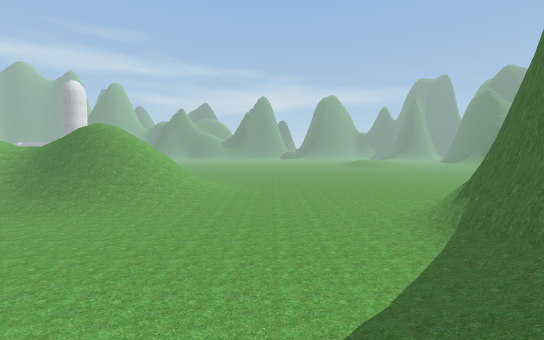
View 1 (above)

22 first-person views from a walk through a 3-D level made in the Unity game engine. The camera is 1.2 m above the floor, tilts 4° down and sees 90° across. The floor is counted in squares, 2 m on a side. Each view is taken from the middle of a square. On the plan, view 1 faces up. The plan holds only what a view shows up to about 9 squares ahead; the rest is blank. The place goes on beyond the plan. Some surface patterns are stand-ins.

View 2
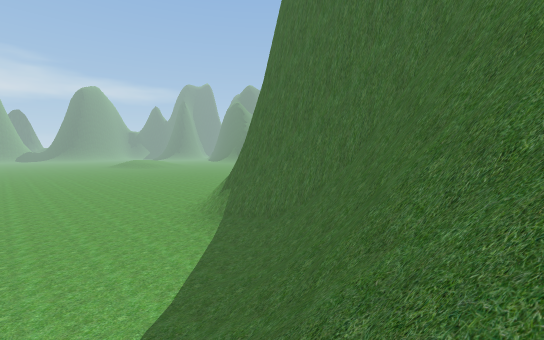

View 3
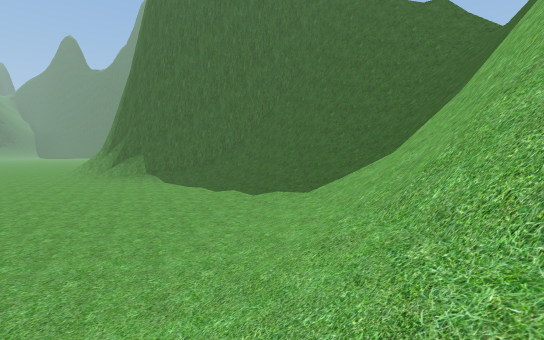

View 4
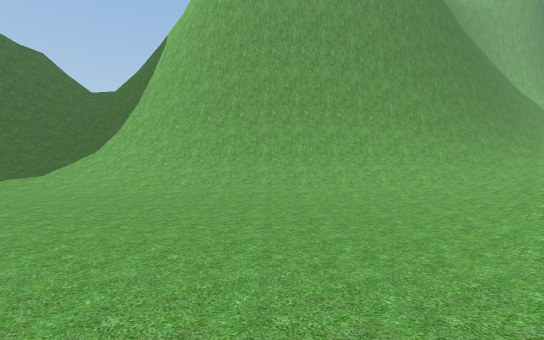

View 5
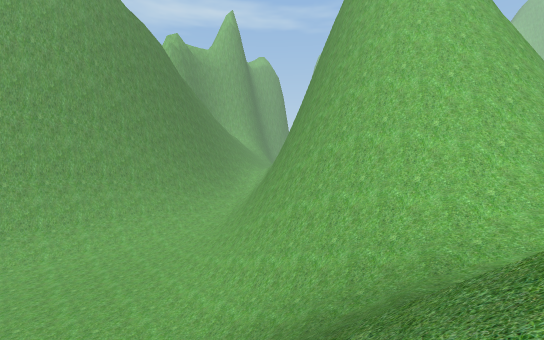

View 6
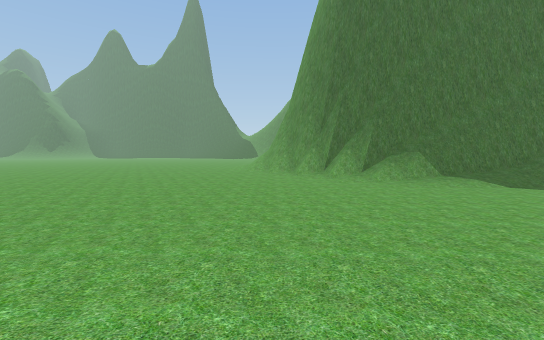

View 7
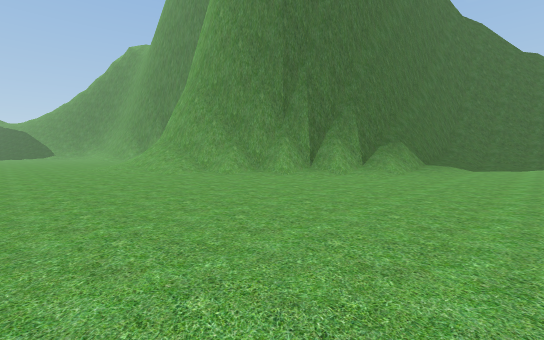

View 8
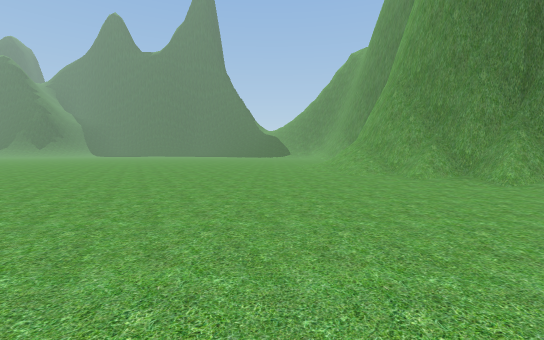

View 9
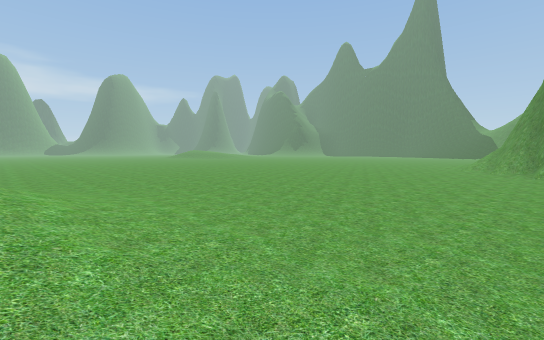

View 10
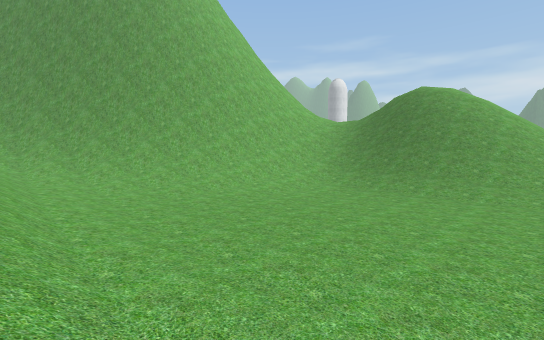

View 11
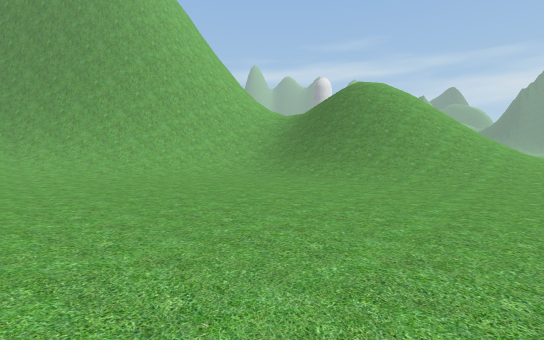

View 12
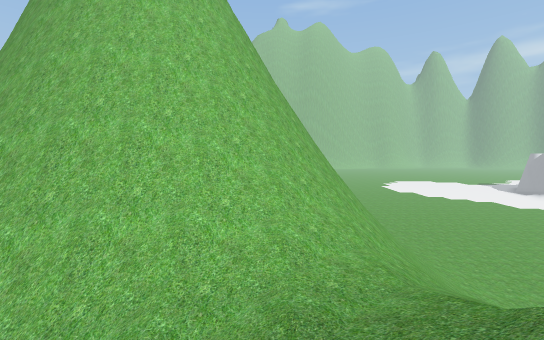

View 13
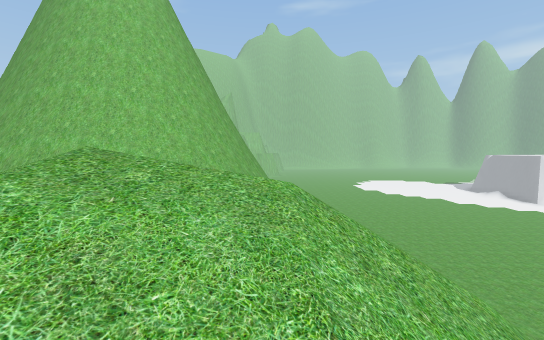

View 14
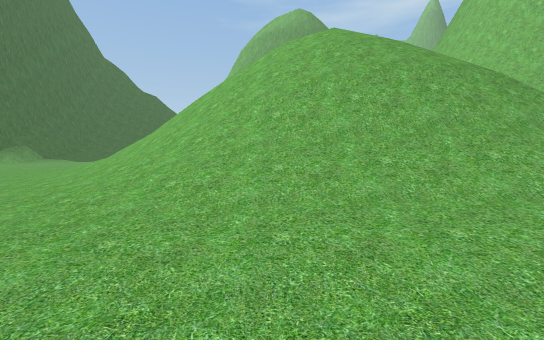

View 15
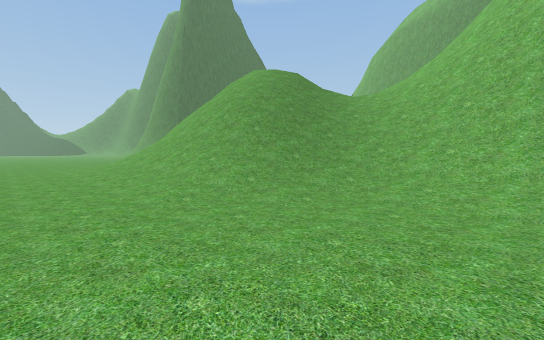

View 16
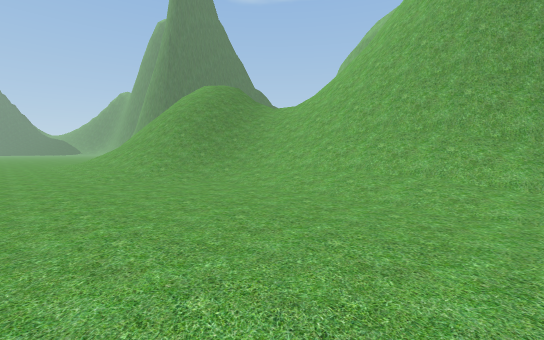

View 17
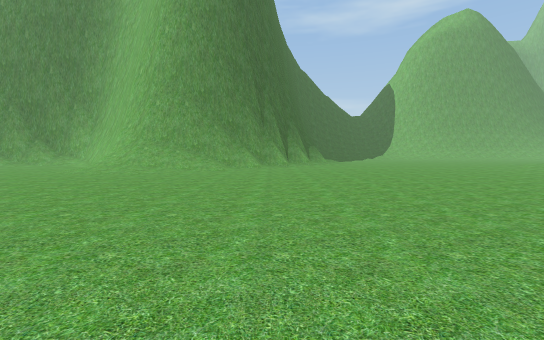

View 18
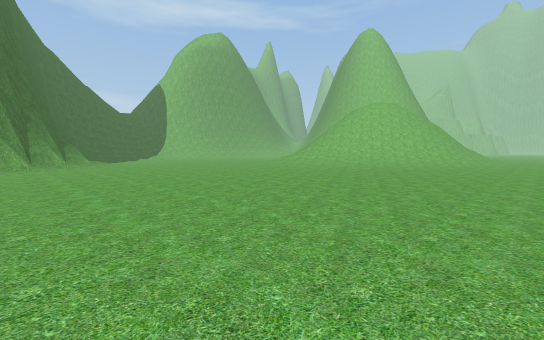

View 19
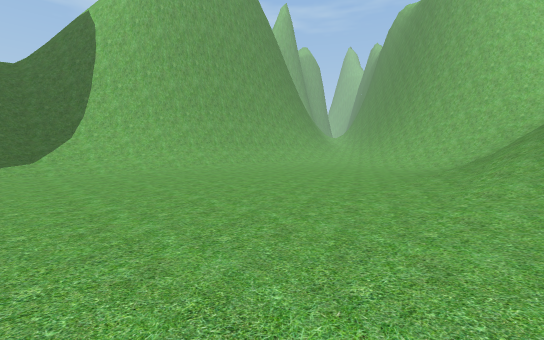

View 20
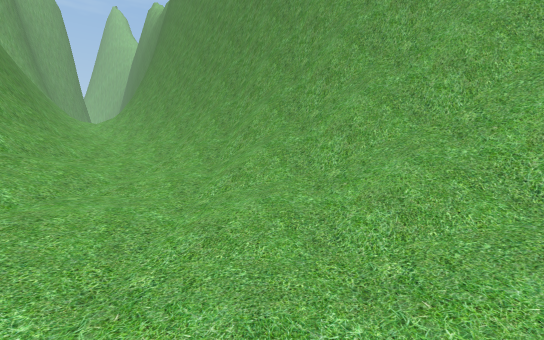

View 21
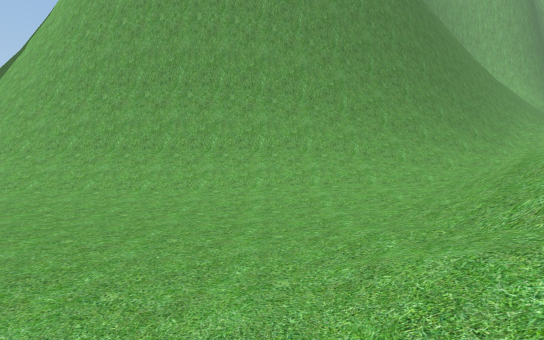

View 22
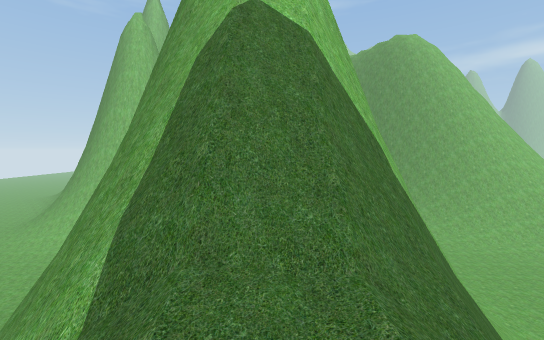

### Floor plan
Key: @ floor where view 1 was taken; # wall or solid block; . floor; / step, stairs or slope; = window, fence, low wall or low ledge.
Columns run from 18 left of view 1 to 12 right of it. Each row starts with its distance up from view 1.
 20 ..............................
 19 ......../.....................
 18 ...../////////................
 17 ///////////////...............
 16 ////////////////..............
 15 ###//////////////..............
 14 ####=////////////..............
 13   ##=////////////............//
 12    ##=///////////..........////
 11     ##///////////.........#####
 10      ##/////////......../###
  9       #////////......../##
  8       #///............./#
  7      ##//.............//#
  6     ##///............./##
  5     #////............./##
  4   ###///.............//#
  3  ###///////////....///##
  2  ##//////////////////##
  1 ##/////########=////##
  0 #///#####     ####@###
 -1 //####         ##=/##
 -2 ####            ##//#
 -3                 ##//#
 -4                  #/
 -5                 ##
 -6                 #
 -7
 -8
 -9
-10            ..
-11           ...
-12           ..

Positions as (right, up) in squares from view 1, and headings:
1: (0, 0), facing up
2: (0, 0), facing up-right
3: (-5, 2), facing right
4: (-7, 9), facing down
5: (-7, 12), facing down-left
6: (-3, 11), facing right
7: (2, 15), facing down-right
8: (2, 14), facing right
9: (-3, 10), facing up-right
10: (-5, 2), facing up-left
11: (-3, 3), facing up-left
12: (-9, 12), facing left
13: (-7, 14), facing left
14: (-7, 20), facing down
15: (-15, 20), facing down-right
16: (-18, 20), facing down-right
17: (7, 20), facing down
18: (7, 20), facing down-left
19: (0, 10), facing down-left
20: (-10, 4), facing left
21: (-10, 7), facing down
22: (1, -3), facing left
